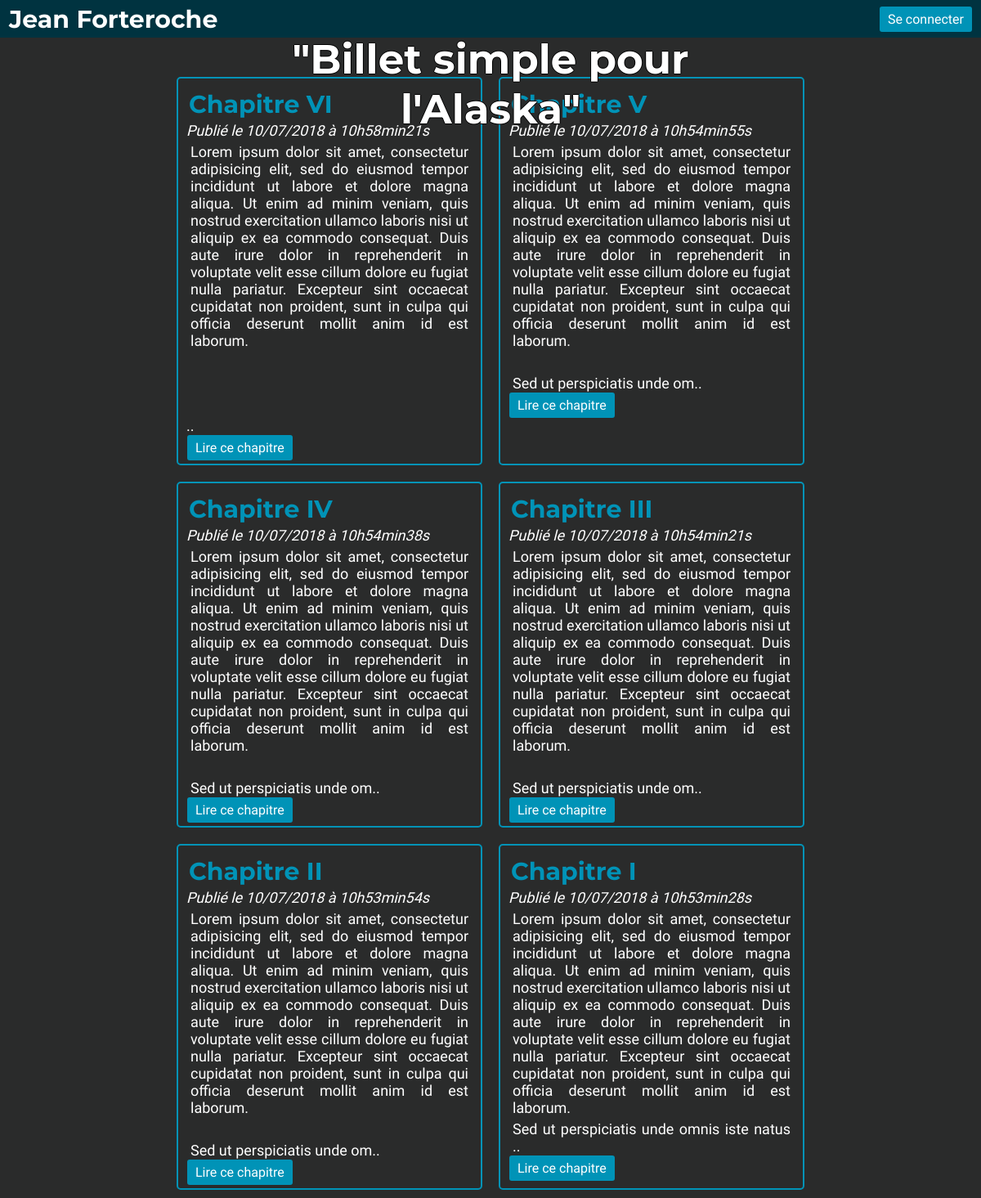
The page / on the database its author committed.
### tables this page shows
CREATE TABLE IF NOT EXISTS `post` (
  `id` int(11) NOT NULL AUTO_INCREMENT,
  `title` varchar(255) NOT NULL,
  `content` text NOT NULL,
  `date_publish` datetime NOT NULL,
  PRIMARY KEY (`id`)
);

### controller/FrontController.php (called while the page is built, shortened)
<?php
class FrontController{
  public function home(){
    $articleManager = new ArticleManager();
    $articles = $articleManager->getList();
    require ('view/frontend/home.php');
  }
}

### model/Database.php (called while the page is built)
<?php
class Database{
  private static $dbHost = "db745485631.db.1and1.com";
  private static $dbName = "db745485631";
  private static $dbUser = "dbo745485631";
  private static $dbUserPassword = "JeanForteroche0.";
  private static $connection = null;
  public static function connect(){
    try {
      self::$connection = new PDO("mysql:host=". self::$dbHost .";dbname=". self::$dbName .";charset=utf8", self::$dbUser , self::$dbUserPassword);
    } catch (Exception $e) {
      die($e->getMessage());
    }
    return self::$connection;
  }
}

### model/Manager.php (called while the page is built)
<?php
class Manager{
  private $_db;
  public function __construct(){
    $this->_db = Database::connect();
  }
  protected function getDb(){
    return $this->_db;
  }
}

### model/ArticleManager.php (called while the page is built, shortened)
<?php
class ArticleManager extends Manager {
   public function getList(){
     $articles = [];
     $req = $this->getDb()->query("SELECT id, title, content, DATE_FORMAT(date_publish, '%d/%m/%Y à %Hh%imin%ss') AS date_publish FROM post ORDER BY date_publish DESC LIMIT 0, 9");
     while ($data = $req->fetch()){
       $articles[]=new Article($data);
     }
     return $articles;
   }
}

### model/Article.php (called while the page is built, shortened)
<?php
class Article {
  private $_title;
  private $_content;
  private $_date;
  private $_id;
  public function title(){
    return $this->_title;
  }
  public function content(){
    return $this->_content;
  }
  public function date(){
    return $this->_date;
  }
  public function id(){
    return $this->_id;
  }
  public function setTitle($title){
    if(is_string($title)){
      $this->_title = $title;
    }
  }
  public function setContent($content){
    if(is_string($content)){
      $this->_content = $content;
    }
  }
  public function setDate($date){
    $this->_date = $date;
  }
  public function setId($id){
    $this->_id = $id;
  }
}

### view/frontend/home.php (the view, shortened to what this page needs)
    <?php include("view/frontend/nav.php"); ?>
    <?php include("view/frontend/headerImg.php"); ?>
<section class="index_posts">
  <?php foreach ($articles as $article): $content = substr($article->content(), 0, 500); ?>
    <div class="index_post">
        <h3><?php echo htmlspecialchars($article->title()); ?></h3>
        <em>Publié le <?php echo htmlspecialchars($article->date()); ?></em>
        <p><?php echo $content . ".."; ?></p>
        <a href="index.php?action=commentView&id=<?php echo $article->id() ?>">Lire ce chapitre</a>
    </div>
  <?php endforeach; ?>
</section>
<?php require('view/frontend/template.php'); ?>

### public/css/base.css (style rules this page uses)
html, body { height: 100%; width: 100%; margin: 0; padding: 0; text-align: center; font-family: 'Old Standard TT'; font-size: 18px; }
h3 { font-family: 'Montserrat'; margin: 3px; font-size: 30px; }
p { margin: 5px; word-wrap: break-word; }

### public/css/layout.css (style rules this page uses)
.index_posts { display: flex; flex-wrap: wrap; justify-content: center; width: 90%; margin: 0 auto; }
.index_post { border: 2px solid #0093B7; border-radius: 5px; padding: 10px; overflow: hidden; height: auto; width: 350px; margin: 10px; text-align: justify; }

### public/css/theme.css (style rules this page uses)
a, button { color: white; background-color: #0093B7; padding: 6px 10px; margin: 1px; border-radius: 3px; text-decoration: none; font-size: 16px; border: 0px; font-family: 'Old Standard TT'; }
h3 { color: #0093B7; }
body { background-color: #2A2B2B; color: white; }

### rows shown on the page
post: title "Chapitre VI", date "10/07/2018 à 10h58min21s", content "Lorem ipsum dolor sit amet, consectetur adipisicing elit, sed do eiusmod tempor incididunt ut labore et dolore magna aliqua. Ut enim ad minim veniam, quis nostrud exercitation ullamco laboris nisi ut aliquip ex ea commodo consequat. Duis aute irure dolor in reprehenderit in voluptate velit esse cillum dolore eu fugiat nulla pariatur. Excepteur sint occaecat cupidatat non proident, sunt in culpa qui officia deserunt mollit anim id est laborum."
post: title "Chapitre V", date "10/07/2018 à 10h54min55s", content "Lorem ipsum dolor sit amet, consectetur adipisicing elit, sed do eiusmod tempor incididunt ut labore et dolore magna aliqua. Ut enim ad minim veniam, quis nostrud exercitation ullamco laboris nisi ut aliquip ex ea commodo consequat. Duis aute irure dolor in reprehenderit in voluptate velit esse cillum dolore eu fugiat nulla pariatur. Excepteur sint occaecat cupidatat non proident, sunt in culpa qui officia deserunt mollit anim id est laborum. Sed ut perspiciatis unde om"
post: title "Chapitre IV", date "10/07/2018 à 10h54min38s", content "Lorem ipsum dolor sit amet, consectetur adipisicing elit, sed do eiusmod tempor incididunt ut labore et dolore magna aliqua. Ut enim ad minim veniam, quis nostrud exercitation ullamco laboris nisi ut aliquip ex ea commodo consequat. Duis aute irure dolor in reprehenderit in voluptate velit esse cillum dolore eu fugiat nulla pariatur. Excepteur sint occaecat cupidatat non proident, sunt in culpa qui officia deserunt mollit anim id est laborum. Sed ut perspiciatis unde om"
post: title "Chapitre III", date "10/07/2018 à 10h54min21s", content "Lorem ipsum dolor sit amet, consectetur adipisicing elit, sed do eiusmod tempor incididunt ut labore et dolore magna aliqua. Ut enim ad minim veniam, quis nostrud exercitation ullamco laboris nisi ut aliquip ex ea commodo consequat. Duis aute irure dolor in reprehenderit in voluptate velit esse cillum dolore eu fugiat nulla pariatur. Excepteur sint occaecat cupidatat non proident, sunt in culpa qui officia deserunt mollit anim id est laborum. Sed ut perspiciatis unde om"
post: title "Chapitre II", date "10/07/2018 à 10h53min54s", content "Lorem ipsum dolor sit amet, consectetur adipisicing elit, sed do eiusmod tempor incididunt ut labore et dolore magna aliqua. Ut enim ad minim veniam, quis nostrud exercitation ullamco laboris nisi ut aliquip ex ea commodo consequat. Duis aute irure dolor in reprehenderit in voluptate velit esse cillum dolore eu fugiat nulla pariatur. Excepteur sint occaecat cupidatat non proident, sunt in culpa qui officia deserunt mollit anim id est laborum. Sed ut perspiciatis unde om"
post: title "Chapitre I", date "10/07/2018 à 10h53min28s", content "Lorem ipsum dolor sit amet, consectetur adipisicing elit, sed do eiusmod tempor incididunt ut labore et dolore magna aliqua. Ut enim ad minim veniam, quis nostrud exercitation ullamco laboris nisi ut aliquip ex ea commodo consequat. Duis aute irure dolor in reprehenderit in voluptate velit esse cillum dolore eu fugiat nulla pariatur. Excepteur sint occaecat cupidatat non proident, sunt in culpa qui officia deserunt mollit anim id est laborum. Sed ut perspiciatis unde omnis iste natus"
